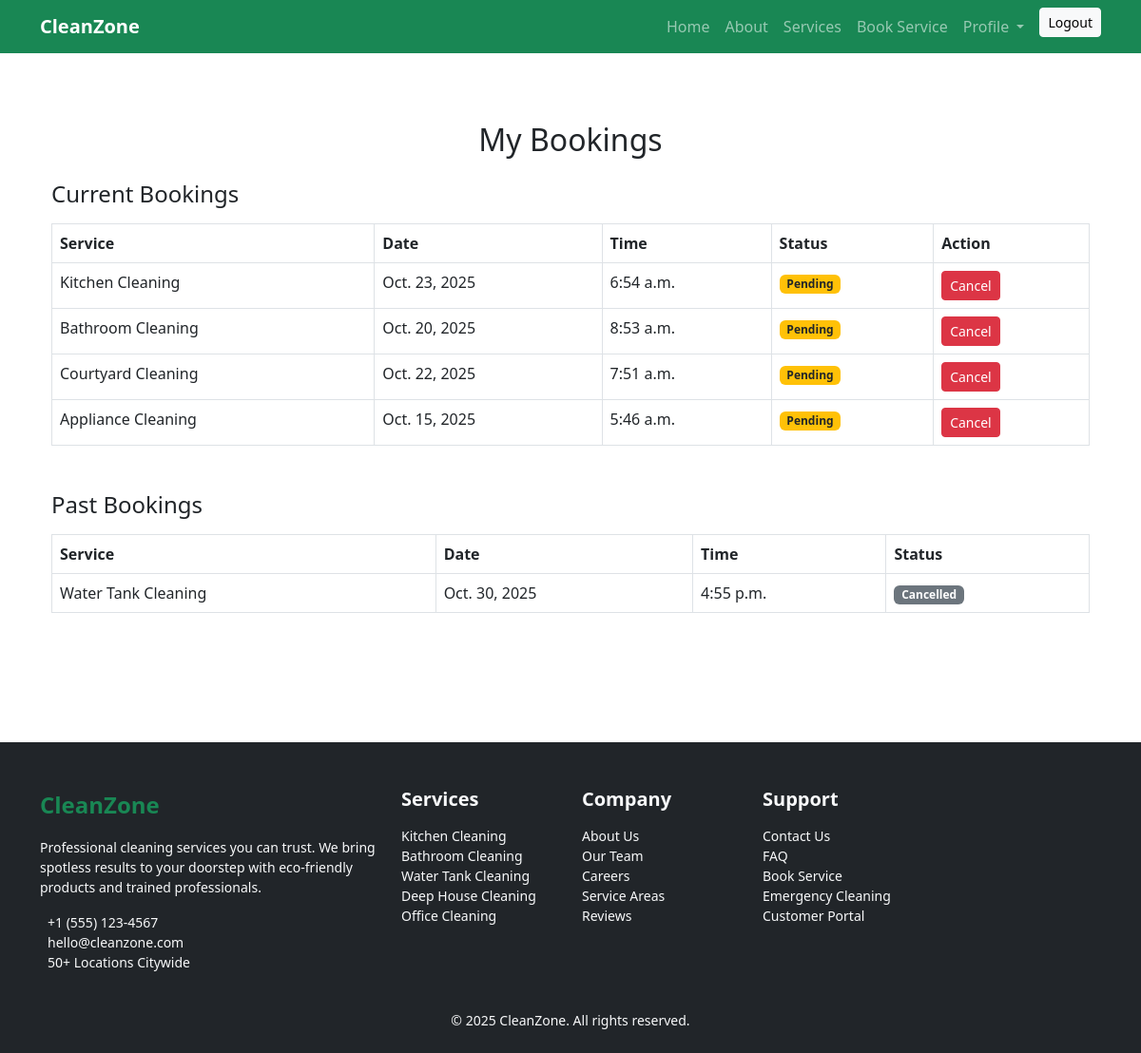
The app's page /bookings/my-bookings/ (signed in) with its own data.
### bookings/models.py (models this page shows, shortened)
class Booking(models.Model):
    user = models.ForeignKey(User, on_delete=models.CASCADE)
    service_type = models.CharField(max_length=50, choices=SERVICE_CHOICES)
    date = models.DateField()
    time = models.TimeField()
    full_name = models.CharField(max_length=100)
    phone = models.CharField(max_length=15)
    address = models.TextField()
    status = models.CharField(max_length=20, choices=STATUS_CHOICES, default='Pending')
    created_at = models.DateTimeField(auto_now_add=True)

### bookings/views.py (the view)
# urls.py: path('my-bookings/', views.view_bookings, name='view_bookings'),
@login_required
def view_bookings(request):
    current_bookings = Booking.objects.filter(
        user=request.user,
        status__in=['Pending', 'Accepted']
    ).order_by('-created_at')
    past_bookings = Booking.objects.filter(
        user=request.user,
        status__in=['Completed', 'Cancelled']
    ).order_by('-created_at')
    return render(request, 'bookings/view_bookings.html', {
        'current_bookings': current_bookings,
        'past_bookings': past_bookings
    })

### templates/bookings/view_bookings.html (shortened to what this page needs)
{% extends 'user_base.html' %}
{% block content %}
<div class="container py-4">
  <h2 class="text-center mb-4">My Bookings</h2>
  <h4 class="mb-3">Current Bookings</h4>
  <table class="table table-bordered mb-5">
    <thead>
      <tr>
        <th>Service</th>
        <th>Date</th>
        <th>Time</th>
        <th>Status</th>
        <th>Action</th>
      </tr>
    </thead>
    <tbody>
      {% for booking in current_bookings %}
      <tr>
        <td>{{ booking.get_service_type_display }}</td>
        <td>{{ booking.date }}</td>
        <td>{{ booking.time }}</td>
        <td>
          {% if booking.status == 'Pending' %}
            <span class="badge bg-warning text-dark">{{ booking.status }}</span>
          {% elif booking.status == 'Accepted' %}
            <span class="badge bg-primary">{{ booking.status }}</span>
          {% else %}
            <span class="badge bg-success">{{ booking.status }}</span>
          {% endif %}
        </td>
        <td>
          {% if booking.status == 'Pending' %}
          <a href="{% url 'cancel_booking' booking.id %}" class="btn btn-danger btn-sm"
             onclick="return confirm('Are you sure you want to cancel this booking?');">Cancel</a>
          {% else %}
          <span class="text-muted">—</span>
          {% endif %}
        </td>
      </tr>
      {% empty %}
      <tr>
        <td colspan="5" class="text-center text-muted">No current bookings.</td>
      </tr>
      {% endfor %}
    </tbody>
  </table>
  <h4 class="mb-3">Past Bookings</h4>
  <table class="table table-bordered">
    <thead>
      <tr>
        <th>Service</th>
        <th>Date</th>
        <th>Time</th>
        <th>Status</th>
      </tr>
    </thead>
    <tbody>
      {% for booking in past_bookings %}
      <tr>
        <td>{{ booking.get_service_type_display }}</td>
        <td>{{ booking.date }}</td>
        <td>{{ booking.time }}</td>
        <td>
          {% if booking.status == 'Completed' %}
            <span class="badge bg-success">{{ booking.status }}</span>
          {% elif booking.status == 'Cancelled' %}
            <span class="badge bg-secondary">{{ booking.status }}</span>
          {% endif %}
        </td>
      </tr>
      {% empty %}
      <tr>
        <td colspan="4" class="text-center text-muted">No past bookings.</td>
      </tr>
      {% endfor %}
    </tbody>
  </table>
</div>
{% endblock %}

### static/css/style.css (style rules this page uses)
html { scroll-behavior: smooth; }

### records on screen
Booking: service_type "Kitchen Cleaning", date "Oct. 23, 2025", time "6:54 a.m.", status "Pending", shows "Cancel"
Booking: service_type "Bathroom Cleaning", date "Oct. 20, 2025", time "8:53 a.m.", status "Pending", shows "Cancel"
Booking: service_type "Courtyard Cleaning", date "Oct. 22, 2025", time "7:51 a.m.", status "Pending", shows "Cancel"
Booking: service_type "Appliance Cleaning", date "Oct. 15, 2025", time "5:46 a.m.", status "Pending", shows "Cancel"
Booking: service_type "Water Tank Cleaning", date "Oct. 30, 2025", time "4:55 p.m.", status "Cancelled"
